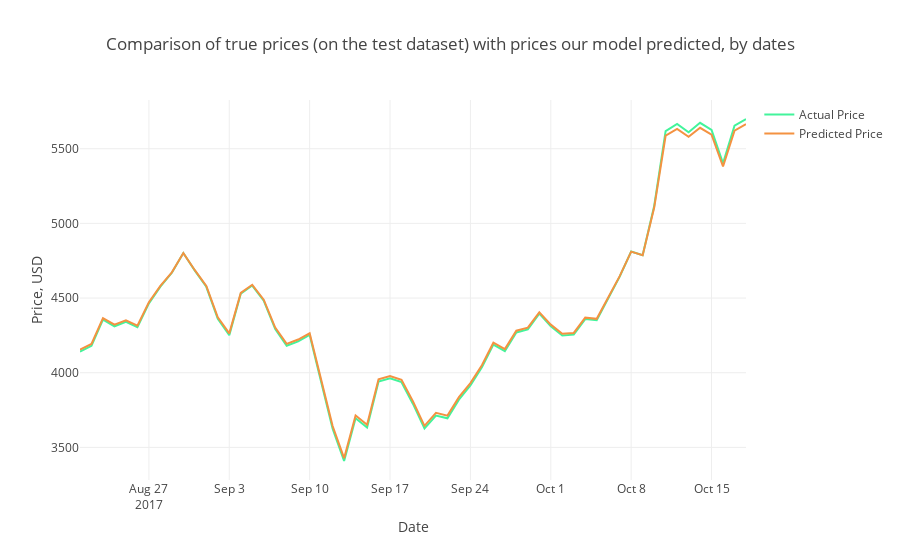

Source (notebook cell):
### Markdown cell above
Below we extract the convenient format of dates and plot the same chart as above, but with these dates on the X-axis.

### Code cell
Test_Dates = Daily_Price[len(Daily_Price)-days_from_train:].index

trace1 = go.Scatter(x=Test_Dates, y=Y_test2_inverse, name= 'Actual Price', 
                   line = dict(color = ('rgb(66, 244, 155)'),width = 2))
trace2 = go.Scatter(x=Test_Dates, y=prediction2_inverse, name= 'Predicted Price',
                   line = dict(color = ('rgb(244, 146, 65)'),width = 2))
data = [trace1, trace2]
layout = dict(title = 'Comparison of true prices (on the test dataset) with prices our model predicted, by dates',
             xaxis = dict(title = 'Date'), yaxis = dict(title = 'Price, USD'))
fig = dict(data=data, layout=layout)
py.iplot(fig, filename='results_demonstrating1')
